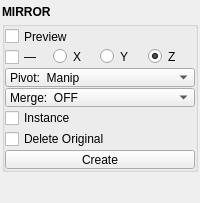
<?xml version="1.0" encoding="UTF-8"?>
<ui version="4.0">
 <class>QtUi</class>
 <widget class="QMainWindow" name="QtUi">
  <property name="geometry">
   <rect>
    <x>0</x>
    <y>0</y>
    <width>200</width>
    <height>167</height>
   </rect>
  </property>
  <property name="tabShape">
   <enum>QTabWidget::Triangular</enum>
  </property>
  <property name="dockNestingEnabled">
   <bool>true</bool>
  </property>
  <property name="dockOptions">
   <set>QMainWindow::AllowNestedDocks|QMainWindow::AllowTabbedDocks|QMainWindow::AnimatedDocks|QMainWindow::ForceTabbedDocks</set>
  </property>
  <property name="enabled" stdset="0">
   <bool>true</bool>
  </property>
  <property name="accessibleDescription">
   <string>Mirror geometry across an axis, merging the seam or keeping a linked instance.</string>
  </property>
  <widget class="QWidget" name="central_widget">
   <property name="minimumSize">
    <size>
     <width>200</width>
     <height>0</height>
    </size>
   </property>
   <layout class="QVBoxLayout" name="verticalLayout_2">
    <property name="spacing">
     <number>2</number>
    </property>
    <property name="leftMargin">
     <number>2</number>
    </property>
    <property name="topMargin">
     <number>2</number>
    </property>
    <property name="rightMargin">
     <number>2</number>
    </property>
    <property name="bottomMargin">
     <number>2</number>
    </property>
    <item>
     <layout class="QVBoxLayout" name="verticalLayout">
      <property name="spacing">
       <number>0</number>
      </property>
      <item>
       <widget class="Header" name="header">
        <property name="minimumSize">
         <size>
          <width>0</width>
          <height>19</height>
         </size>
        </property>
        <property name="maximumSize">
         <size>
          <width>16777215</width>
          <height>19</height>
         </size>
        </property>
        <property name="font">
         <font>
          <weight>75</weight>
          <bold>true</bold>
         </font>
        </property>
        <property name="text">
         <string>MIRROR</string>
        </property>
       </widget>
      </item>
      <item>
       <widget class="QGroupBox" name="duplicate">
        <property name="sizePolicy">
         <sizepolicy hsizetype="Preferred" vsizetype="Fixed">
          <horstretch>0</horstretch>
          <verstretch>0</verstretch>
         </sizepolicy>
        </property>
        <property name="title">
         <string/>
        </property>
        <layout class="QGridLayout" name="gridLayout_4">
         <property name="leftMargin">
          <number>0</number>
         </property>
         <property name="topMargin">
          <number>0</number>
         </property>
         <property name="rightMargin">
          <number>0</number>
         </property>
         <property name="bottomMargin">
          <number>0</number>
         </property>
         <property name="horizontalSpacing">
          <number>0</number>
         </property>
         <property name="verticalSpacing">
          <number>1</number>
         </property>
         <item row="1" column="0" colspan="4">
          <layout class="QHBoxLayout" name="horizontalLayout">
           <property name="spacing">
            <number>0</number>
           </property>
           <item>
            <widget class="QCheckBox" name="chk000">
             <property name="minimumSize">
              <size>
               <width>0</width>
               <height>19</height>
              </size>
             </property>
             <property name="maximumSize">
              <size>
               <width>16777215</width>
               <height>19</height>
              </size>
             </property>
             <property name="toolTip">
              <string>Start the operation using any selected mesh objects.</string>
             </property>
             <property name="text">
              <string>Preview</string>
             </property>
             <property name="iconSize">
              <size>
               <width>18</width>
               <height>18</height>
              </size>
             </property>
             <property name="checkable">
              <bool>true</bool>
             </property>
            </widget>
           </item>
          </layout>
         </item>
         <item row="2" column="3">
          <widget class="QRadioButton" name="chk004">
           <property name="minimumSize">
            <size>
             <width>0</width>
             <height>19</height>
            </size>
           </property>
           <property name="maximumSize">
            <size>
             <width>16777215</width>
             <height>19</height>
            </size>
           </property>
           <property name="text">
            <string>Z</string>
           </property>
           <property name="checked">
            <bool>true</bool>
           </property>
          </widget>
         </item>
         <item row="11" column="0" colspan="4">
          <layout class="QHBoxLayout" name="horizontalLayout_2">
           <property name="spacing">
            <number>0</number>
           </property>
           <item>
            <widget class="QPushButton" name="b000">
             <property name="enabled">
              <bool>false</bool>
             </property>
             <property name="minimumSize">
              <size>
               <width>0</width>
               <height>19</height>
              </size>
             </property>
             <property name="maximumSize">
              <size>
               <width>999</width>
               <height>19</height>
              </size>
             </property>
             <property name="toolTip">
              <string>Finish the operation.</string>
             </property>
             <property name="layoutDirection">
              <enum>Qt::RightToLeft</enum>
             </property>
             <property name="text">
              <string>Create</string>
             </property>
             <property name="autoDefault">
              <bool>false</bool>
             </property>
             <property name="default">
              <bool>false</bool>
             </property>
             <property name="flat">
              <bool>false</bool>
             </property>
             <property name="enabled" stdset="0">
              <bool>true</bool>
             </property>
            </widget>
           </item>
          </layout>
         </item>
         <item row="9" column="0" colspan="4">
          <widget class="QCheckBox" name="chk007">
           <property name="toolTip">
            <string>Output a linked instance instead of new geometry: the mirrored half shares the source's shape, so editing either half updates both.

Merge Mode, Delete Original and Un-Instance have nothing to act on and are disabled, as is the Bounding Box (center) pivot — it cuts geometry.

Best for modeling. The linked half carries a negative scale, which game engines handle unevenly (inverted normal-map handedness, collider and batching warnings), so bake it to real geometry before export — Un-Instance, then freeze scale — or mirror with this off.</string>
           </property>
           <property name="text">
            <string>Instance</string>
           </property>
          </widget>
         </item>
         <item row="10" column="0" colspan="4">
          <widget class="QCheckBox" name="chk006">
           <property name="toolTip">
            <string>Delete the original half after mirroring (only applies when Merge is OFF).</string>
           </property>
           <property name="text">
            <string>Delete Original</string>
           </property>
          </widget>
         </item>
         <item row="2" column="0">
          <widget class="QCheckBox" name="chk001">
           <property name="text">
            <string>—</string>
           </property>
          </widget>
         </item>
         <item row="7" column="0" colspan="4">
          <widget class="ComboBox" name="cmb000">
           <property name="minimumSize">
            <size>
             <width>0</width>
             <height>19</height>
            </size>
           </property>
           <property name="maximumSize">
            <size>
             <width>16777215</width>
             <height>19</height>
            </size>
           </property>
           <property name="toolTip">
            <string>Controls how the edges of the mirrored geometry are treated.

0 keeps border edges of the mirrored and original geometry separate, 1 automatically merges border edges within the Merge Threshold, or 2 extrudes and connects border edges to form a bridge between the original and mirrored parts.</string>
           </property>
           <property name="maxVisibleItems">
            <number>40</number>
           </property>
           <property name="maxCount">
            <number>500</number>
           </property>
           <property name="sizeAdjustPolicy">
            <enum>QComboBox::AdjustToContents</enum>
           </property>
           <property name="frame">
            <bool>true</bool>
           </property>
           <item>
            <property name="text">
             <string>Pivot:  Manip</string>
            </property>
           </item>
           <item>
            <property name="text">
             <string>Pivot:  Object</string>
            </property>
           </item>
           <item>
            <property name="text">
             <string>Pivot:  World</string>
            </property>
           </item>
           <item>
            <property name="text">
             <string>Pivot:  Bounding Box (center)</string>
            </property>
           </item>
           <item>
            <property name="text">
             <string>Pivot:  Bounding Box (border)</string>
            </property>
           </item>
          </widget>
         </item>
         <item row="2" column="2">
          <widget class="QRadioButton" name="chk003">
           <property name="minimumSize">
            <size>
             <width>0</width>
             <height>19</height>
            </size>
           </property>
           <property name="maximumSize">
            <size>
             <width>16777215</width>
             <height>19</height>
            </size>
           </property>
           <property name="text">
            <string>Y</string>
           </property>
          </widget>
         </item>
         <item row="8" column="0" colspan="4">
          <widget class="ComboBox" name="cmb001">
           <property name="minimumSize">
            <size>
             <width>0</width>
             <height>19</height>
            </size>
           </property>
           <property name="maximumSize">
            <size>
             <width>16777215</width>
             <height>19</height>
            </size>
           </property>
           <property name="toolTip">
            <string>Controls how the edges of the mirrored geometry are treated.

0 keeps border edges of the mirrored and original geometry separate, 1 automatically merges border edges within the Merge Threshold, or 2 extrudes and connects border edges to form a bridge between the original and mirrored parts.</string>
           </property>
           <property name="maxVisibleItems">
            <number>40</number>
           </property>
           <property name="maxCount">
            <number>500</number>
           </property>
           <property name="sizeAdjustPolicy">
            <enum>QComboBox::AdjustToContents</enum>
           </property>
           <property name="frame">
            <bool>true</bool>
           </property>
           <item>
            <property name="text">
             <string>Merge:  OFF</string>
            </property>
           </item>
           <item>
            <property name="text">
             <string>Merge:  Combine</string>
            </property>
           </item>
           <item>
            <property name="text">
             <string>Merge:  Border Edges</string>
            </property>
           </item>
           <item>
            <property name="text">
             <string>Merge:  Extrude</string>
            </property>
           </item>
          </widget>
         </item>
         <item row="2" column="1">
          <widget class="QRadioButton" name="chk002">
           <property name="minimumSize">
            <size>
             <width>0</width>
             <height>19</height>
            </size>
           </property>
           <property name="maximumSize">
            <size>
             <width>16777215</width>
             <height>19</height>
            </size>
           </property>
           <property name="text">
            <string>X</string>
           </property>
          </widget>
         </item>
        </layout>
       </widget>
      </item>
      <item>
       <spacer name="verticalSpacer">
        <property name="orientation">
         <enum>Qt::Vertical</enum>
        </property>
        <property name="sizeType">
         <enum>QSizePolicy::Fixed</enum>
        </property>
        <property name="sizeHint" stdset="0">
         <size>
          <width>0</width>
          <height>10</height>
         </size>
        </property>
       </spacer>
      </item>
      <item>
       <widget class="Footer" name="footer" native="true">
        <property name="minimumSize">
         <size>
          <width>0</width>
          <height>19</height>
         </size>
        </property>
        <property name="maximumSize">
         <size>
          <width>16777215</width>
          <height>19</height>
         </size>
        </property>
       </widget>
      </item>
     </layout>
    </item>
   </layout>
  </widget>
 </widget>
 <customwidgets>
  <customwidget>
   <class>Footer</class>
   <extends>QWidget</extends>
   <header>uitk.widgets.footer</header>
  </customwidget>
  <customwidget>
   <class>Header</class>
   <extends>QLabel</extends>
   <header>uitk.widgets.header.Header.h</header>
  </customwidget>
  <customwidget>
   <class>ComboBox</class>
   <extends>QComboBox</extends>
   <header>uitk.widgets.comboBox.ComboBox.h</header>
  </customwidget>
 </customwidgets>
 <resources/>
 <connections/>
 <designerdata>
  <property name="gridDeltaX">
   <number>5</number>
  </property>
  <property name="gridDeltaY">
   <number>5</number>
  </property>
  <property name="gridSnapX">
   <bool>true</bool>
  </property>
  <property name="gridSnapY">
   <bool>true</bool>
  </property>
  <property name="gridVisible">
   <bool>true</bool>
  </property>
 </designerdata>
</ui>
